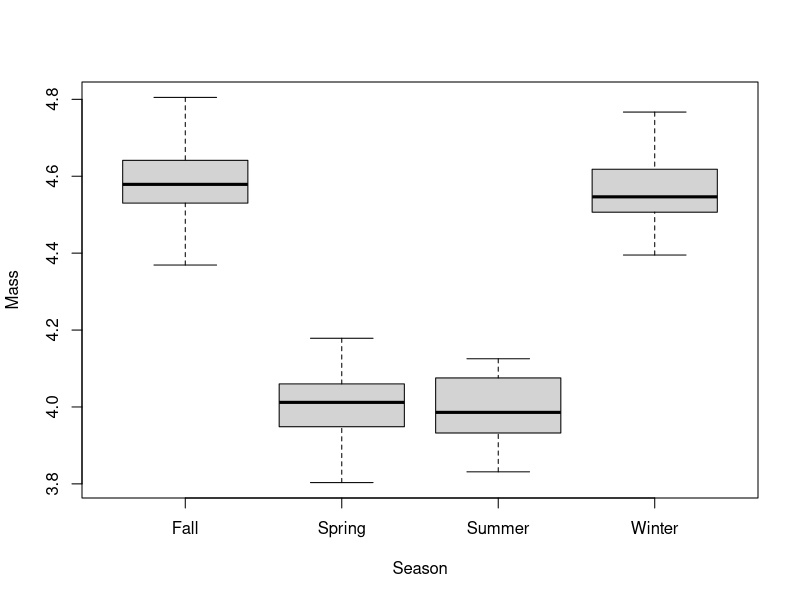
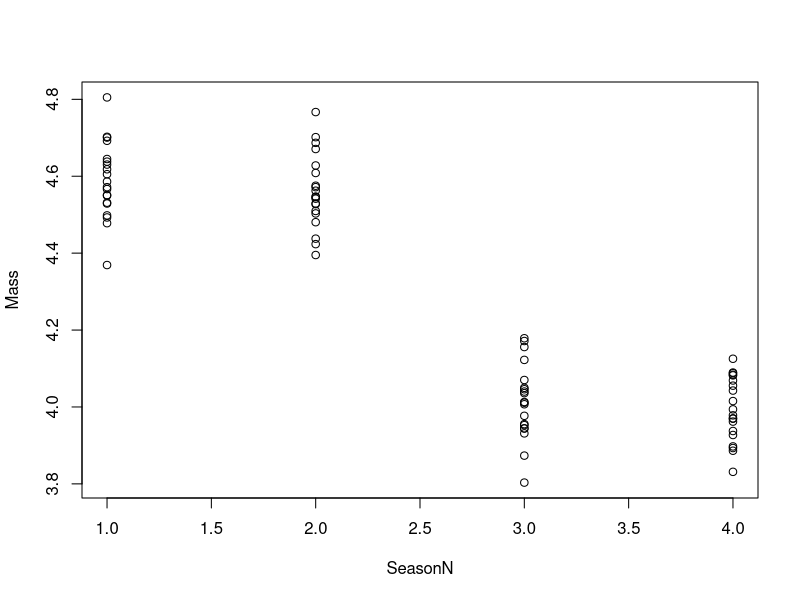

Generate these figures, in order, with R: (Note: this script raises an error after producing the figures.)

#  NRES 710, Analysis of Categorical Data (cont.)
#     University of Nevada, Reno
#     Post-hoc tests

# Load and examine the data
datum <- read.csv("lecture_9_seasons.csv")
head(datum)

# Plot the data
datum$Season <- factor(datum$Season)
plot(Mass ~ Season, data = datum)

# Fit a linear model
results <- lm(Mass ~ Season, data = datum)
summary(results)

# Fit a linear model
results2 <- lm(Mass ~ relevel(Season, ref="Summer"), data = datum)
summary(results2)

# Help file
help(TukeyHSD)

# Tukey requires an ANOVA output
results3 <- aov(Mass ~ Season, data = datum) # or
results3 <- aov(results)
summary(results3)

# This analysis is so simple that it doesn't even have a summary file. Run it directly.
TukeyHSD(results3)

summary(results)

TukeyHSD(results3)
confint(results)

# Spring to Fall
(-0.63274618 - -0.5149456)/2 # LM
(-0.65152888 - -0.49616295)/2 #Tukey

# Look at the second to last column
head(datum)

# Run a 'lm()' with that
results4 <- lm(Mass ~ SeasonN, data = datum)
summary(results4)

# Scatterplot
plot(Mass ~ SeasonN, data = datum)

# Scatterplot
#TukeyHSD(aov(results4)) # doesn't work!
# Error in `TukeyHSD.aov()`:
# ! no factors in the fitted model



####################### 'Truth' ######################## 
### Lecture 9: code to simulate data for post-hoc tests 

# Set the seed for reproducibility
set.seed(123)

# Simulate X-variable
n <- 80
x <- factor(c(rep("Spring", n/4), rep("Summer", n/4), rep("Winter", n/4), rep("Fall", n/4)))

# Season as a numeric
SeasonN <- as.numeric(factor(x, levels = c("Fall", "Winter", "Spring", "Summer")))

# Simulate error
error <- rnorm(n, mean = 0, sd = 0.1)

# Create dummy-coded variables
dummy <- model.matrix(~ x - 1)
colnames(dummy) <- c("Fall", "Spring", "Summer", "Winter")

# Create the dataframe
datum <- data.frame(Season = x, error = error, dummy, SeasonN)

# Calculate Y-variable
y <- 4.6 - (0.6 * datum$Spring) - (0.6 * datum$Summer) - (0.05 * datum$Winter) + error

# Create dataframe
datum <- cbind(datum, Mass = y)

# Save the CSV file
write.csv(datum, "lecture_9_seasons.csv", row.names = FALSE)
